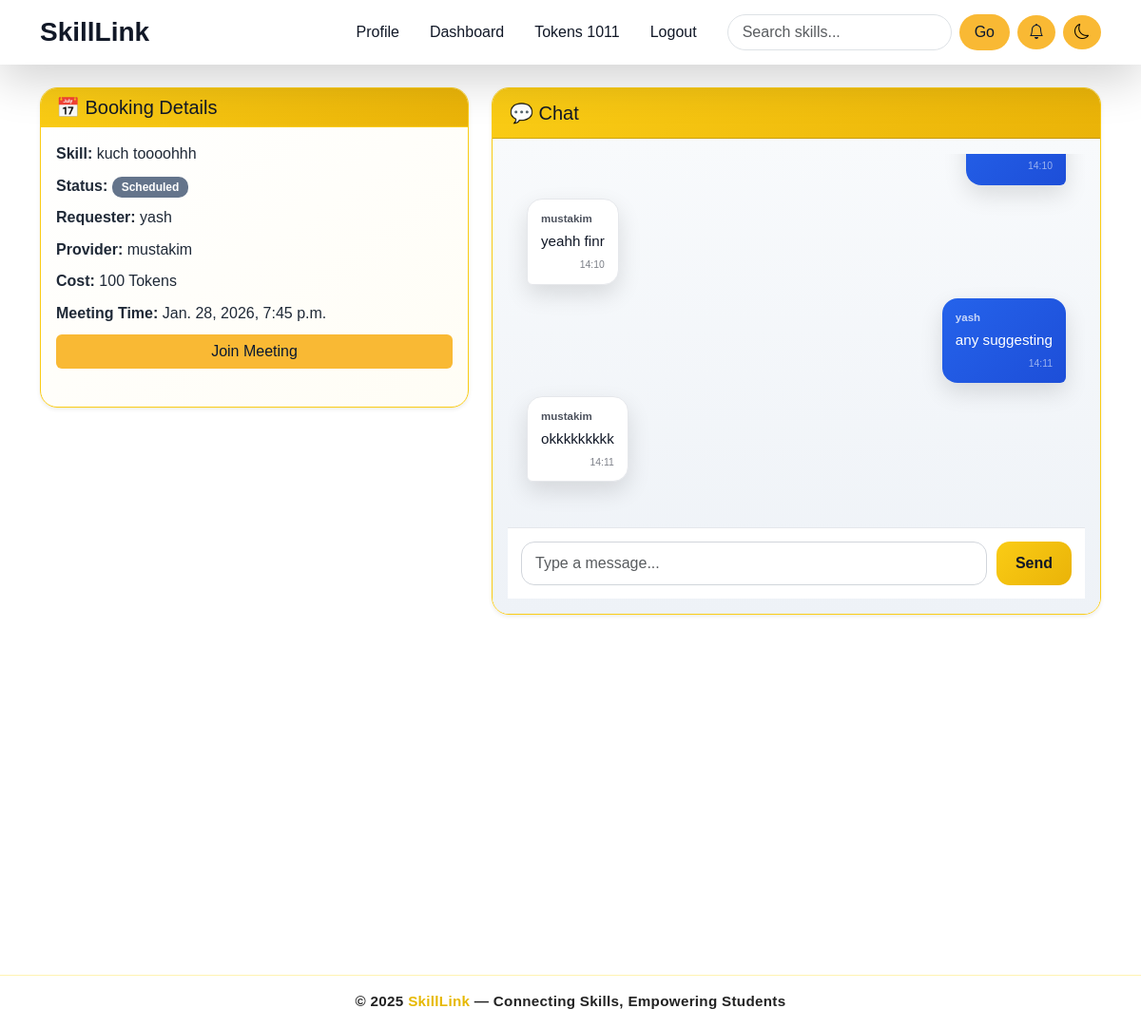
The page /meetings/booking/8/ (signed in) on the database its author committed.
### accounts/models.py (models this page shows, shortened)
class Profile(models.Model):
    user = models.OneToOneField(User, on_delete=models.CASCADE)
    bio = models.CharField(max_length=100 ,blank=True, null=True)
    profile_pic = CloudinaryField(
    'image',
    folder='profile_skills',
    blank=True,
    null=True,
    default="https://res.cloudinary.com/dctwxqpeo/image/upload/v1757868228/default_ehmhxs.png"
)
    location = models.CharField(max_length=100, blank=True, null=True)
    languages_spoken = models.CharField(max_length=200, blank=True, null=True)
    tokens_balance = models.PositiveIntegerField(default=0)
    rating = models.FloatField(default=0.0)
    joined_on = models.DateTimeField(default=timezone.now)
    @property
    def token_balance(self):
        totals = Transaction.objects.filter(user=self).values("transaction_type").annotate(total=models.Sum("amount"))
        earned = next((t["total"] for t in totals if t["transaction_type"] == "earned"), 0)
        spent = next((t["total"] for t in totals if t["transaction_type"] == "spent"), 0)
        purchased = next((t["total"] for t in totals if t["transaction_type"] == "purchased"), 0)
        return (purchased + earned) - spent

### mettings/models.py (models this page shows, shortened)
class Booking(models.Model):
    requester = models.ForeignKey(Profile, related_name='bookings_made', on_delete=models.CASCADE)
    provider = models.ForeignKey(Profile, related_name='bookings_received', on_delete=models.CASCADE)
    skill = models.ForeignKey(Skill, on_delete=models.CASCADE)
    status = models.CharField(max_length=10, choices=[
        ('pending','Pending'),
        ('accepted','Accepted'),
        ('rejected','Rejected'),
        ('scheduled','Scheduled'),
        ('cancelled','Cancelled'),
        ('completed','Completed')],
        default='pending'
    )
    tokens_spent = models.PositiveIntegerField(default=0)
    tokens_deducted = models.BooleanField(default=False)
    tokens_scheduled_given = models.BooleanField(default=False)
    tokens_completed_given = models.BooleanField(default=False)
    proposed_time = models.DateTimeField(null=True, blank=True)
    meeting_link = models.URLField(null=True, blank=True)
    host_link = models.URLField(null=True, blank=True)
    requested_at = models.DateTimeField(auto_now_add=True)
    updated_at = models.DateTimeField(auto_now=True)
    meeting_started = models.BooleanField(default=False)
    meeting_started_at = models.DateTimeField(null=True, blank=True)

class Message(models.Model):
    booking = models.ForeignKey(Booking, related_name='messages', on_delete=models.CASCADE)
    sender = models.ForeignKey(Profile, on_delete=models.CASCADE)
    content = models.TextField()
    timestamp = models.DateTimeField(auto_now_add=True)
    is_read = models.BooleanField(default=False)

### skills/models.py (models this page shows, shortened)
class Skill(models.Model):
    name = models.CharField(max_length=100)
    category = models.CharField(max_length=50, blank=True, null=True)
    skill_icon =CloudinaryField(
    'image',
    folder='skills',
    blank=True,
    null=True,
    default="https://res.cloudinary.com/dctwxqpeo/image/upload/v1762118822/Skills-To-Learn_v7lkgs.png"
)

### mettings/views.py (the view)
# urls.py: path('booking/<int:booking_id>/', booking_details, name='booking_details'),
@login_required
def booking_details(request, booking_id):
    booking = get_object_or_404(Booking, id=booking_id)
    if request.user.profile not in [booking.requester, booking.provider]:
        messages.error(request, "You are not allowed to view this booking.")
        return redirect('booking_list')
    history = BookingHistory.objects.filter(booking=booking).order_by('proposed_time')
    chat_messages = Message.objects.filter(booking=booking).order_by('timestamp')
    return render(request, 'booking_details.html', {
        'booking': booking,
        'history': history,
        'chat_messages': chat_messages,
    })

### mettings/templates/booking_details.html (shortened to what this page needs)
{% extends 'base.html' %}
{% block content %}
<div class="container mt-4">
    <div class="row">
        <div class="col-md-5">
            <div class="card booking-details-card shadow-sm mb-4">
                <div class="card-header booking-header">
                    <h5 class="mb-0">📅 Booking Details</h5>
                </div>
                <div class="card-body">
                    <p><strong>Skill:</strong> {{ booking.skill.name }}</p>
                    <p>
                        <strong>Status:</strong>
                        <span class="badge status-badge
          {% if booking.status == 'completed' %}completed
          {% elif booking.status == 'pending' %}pending
          {% else %}other{% endif %}">
                            {{ booking.status|title }}
                        </span>
                    </p>
                    <p><strong>Requester:</strong> {{ booking.requester.user.username }}</p>
                    <p><strong>Provider:</strong> {{ booking.provider.user.username }}</p>
                    <p><strong>Cost:</strong> {{ booking.tokens_spent }} Tokens</p>
                    {% if booking.status == 'scheduled' or booking.status == 'completed' %}
                    <p><strong>Meeting Time:</strong> {{ booking.proposed_time }}</p>
                    {% if booking.meeting_link %}
                    <a href="{{ booking.meeting_link }}" target="_blank" class="btn btn-warning  w-100 mb-2">
                        Join Meeting
                    </a>
                    {% endif %}
                    {% endif %}
                </div>
            </div>
        </div>
        <div class="col-md-7">
            <div class="card chat-card shadow-sm h-100">
                <div class="card-header chat-header d-flex justify-content-between align-items-center">
                    <h5 class="mb-0">💬 Chat</h5>
                </div>
                <div class="card-body d-flex flex-column chat-body">
                    <div id="chat-messages" class="chat-messages flex-grow-1">
                        {% for msg in chat_messages %}
                        <div class="message-row {% if msg.sender.user == user %}sent{% else %}received{% endif %}">
                            <div class="message-bubble">
                                <div class="message-user">
                                    {{ msg.sender.user.username }}
                                </div>
                                <div class="message-text">
                                    {{ msg.content }}
                                </div>
                                <div class="message-time">
                                    {{ msg.timestamp|date:"H:i" }}
                                </div>
                            </div>
                        </div>
                        {% endfor %}
                    </div>
                    <div class="chat-input mt-3">
                        <input type="text" id="chat-input" class="form-control" placeholder="Type a message..." />
                        <button id="chat-send" class="btn btn-warning btn-send">Send</button>
                    </div>
                </div>
            </div>
        </div>
    </div>
</div>
{% endblock %}

### templates/base.html (shortened to what this page needs)
{% load tz %}
<!DOCTYPE html>
<html lang="en">
<head>
  <link href="https://cdn.jsdelivr.net/npm/bootstrap@5.3.3/dist/css/bootstrap.min.css" rel="stylesheet" />
  <link rel="stylesheet" href="https://cdnjs.cloudflare.com/ajax/libs/animate.css/4.1.1/animate.min.css" />
  <link href="https://cdn.jsdelivr.net/npm/bootstrap-icons@1.10.5/font/bootstrap-icons.css" rel="stylesheet" />
  <link href="https://cdn.jsdelivr.net/npm/bootstrap-icons@1.10.5/font/bootstrap-icons.css" rel="stylesheet" />
</head>
<body>
  <nav class="navbar navbar-expand-lg navbar-light bg-white shadow-lg sticky-top" id="mainNavbar">
    <div class="container">
      <a class="navbar-brand fw-bold fs-3 text-warning" href="{% url 'index' %}">SkillLink</a>
      <div class="d-flex align-items-center order-lg-3 gap-2">
        <div class="dropdown">
          <button class="btn btn-warning rounded-circle position-relative" type="button" id="notificationBell"
            data-bs-toggle="dropdown" aria-expanded="false">
            <i class="bi bi-bell"></i>
          </button>
        </div>
        <button id="dark-mode-toggle" class="btn btn-warning btn-outline-warning rounded-circle">
          <i class="bi bi-moon"></i>
        </button>
      </div>
      <div class="collapse navbar-collapse order-lg-2" id="navbarNav">
        <ul class="navbar-nav ms-auto align-items-center">
          {% if user.is_authenticated %}
          <li class="nav-item mx-2">
            <a class="nav-link position-relative" href="{% url 'profile' %}">Profile</a>
          </li>
          <li class="nav-item mx-2">
            <a class="nav-link position-relative" href="{% url 'dashboard' %}">Dashboard</a>
          </li>
          <li class="nav-item mx-2">
            <a class="nav-link position-relative" href="{% url 'token_balance' %}">
              Tokens {{ user.profile.token_balance }}
            </a>
          </li>
          <li class="nav-item mx-2">
            <a class="nav-link" href="{% url 'logout' %}">Logout</a>
          </li>
          {% endif %}
        </ul>
        <form class="d-flex ms-lg-3 me-lg-2 mt-3 mt-lg-0" method="GET" action="{% url 'skill_list' %}">
          <input class="form-control me-2 rounded-pill search-input" type="search" placeholder="Search skills..."
            aria-label="Search" name="q" />
          <button class="btn btn-warning rounded-pill px-3" type="submit">
            Go
          </button>
        </form>
      </div>
    </div>
  </nav>
  <main>{% block content %}{% endblock %}</main>
  <footer class="footer mt-auto py-3 text-center">
    <div class="container">
      <p class="mb-0 fw-semibold">
        © {{ current_year|default:2025 }}
        <span class="brand">SkillLink</span> — Connecting Skills, Empowering
        Students
      </p>
    </div>
  </footer>
</body>
</html>

### templates/base.html (style rules this page uses)
:root { --primary-color: #f9b934; --primary-dark: #c68a14; --secondary-color: #0a1931; --accent-color: #1e3a8a; --background-color: #f8fafc; --text-color: #111827; --muted-text: #6b7280; --light-bg: #e2e8f0; }
body { background-color: var(--background-color); color: var(--text-color); font-family: "Poppins", sans-serif; transition: all 0.3s ease; padding-bottom: 70px; }
.btn-warning { background-color: var(--primary-color); border: none; color: var(--secondary-color); transition: 0.3s; }
a { color: var(--accent-color); text-decoration: none; transition: 0.2s; }
#dark-mode-toggle { color: black; background: #f9b934; }
:root { --primary-color: #f9b934; --primary-dark: #c68a14; --background-color: #ffffff; --text-color: #111827; --navbar-bg: #ffffff; --nav-text: #111827; --follower-color: rgba(249, 185, 52, 0.3); }
body { background-color: var(--background-color); color: var(--text-color); transition: background-color 0.3s ease, color 0.3s ease; overflow-x: hidden; }
.navbar { background-color: var(--navbar-bg) !important; transition: background-color 0.3s ease; }
.navbar .nav-link, .navbar .navbar-brand { color: var(--nav-text) !important; transition: color 0.3s ease; }
.nav-link { position: relative; font-weight: 500; color: #000000ff !important; transition: color 0.3s ease; }
.search-input { border-radius: 50px; padding-left: 15px; transition: all 0.3s ease; }
.footer { background: rgba(255, 255, 255, 0.85); backdrop-filter: blur(10px); border-top: 1px solid rgba(255, 215, 0, 0.3); position: fixed; bottom: 0; left: 0; width: 100%; color: #222; font-family: "Poppins", sans-serif; z-index: 1000; transition: all 0.4s ease; }
.footer p { margin: 0; font-size: 0.95rem; letter-spacing: 0.3px; }
.footer .brand { color: #e6b800; font-weight: 700; transition: color 0.3s ease; }

### mettings/templates/booking_details.html (style rules this page uses)
.booking-details-card { border-radius: 18px; overflow: hidden; background: linear-gradient(145deg, #ffffff, #fffdf5); border: 1px solid #facc15; box-shadow: 0 16px 40px rgba(0, 0, 0, 0.12); }
.booking-header { background: linear-gradient(135deg, #facc15, #eab308); color: #111827; font-weight: 700; border-bottom: 1px solid #facc15; }
.booking-details-card p { color: #1f2937; margin-bottom: 0.6rem; }
.status-badge { padding: 5px 10px; border-radius: 10px; font-weight: 700; }
.status-badge.other { background: #64748b; color: #ffffff; }
.booking-details-card, .booking-header, .status-badge, .booking-details-card .btn { transition: all 0.25s ease-in-out; }
.chat-card { border-radius: 18px; overflow: hidden; background: linear-gradient(145deg, #ffffff, #fffdf5); border: 1px solid #facc15; box-shadow: 0 16px 40px rgba(0, 0, 0, 0.12); }
.chat-header { padding: 14px 18px; background: linear-gradient(135deg, #facc15, #eab308); color: #111827; font-weight: 800; display: flex; align-items: center; gap: 10px; }
.chat-body { height: 500px; background: linear-gradient(180deg, #f8fafc, #eef2f7); display: flex; flex-direction: column; }
.chat-messages { flex: 1; overflow-y: auto; padding: 18px 20px; }
.message-row { display: flex; margin-bottom: 14px; }
.message-row.sent { justify-content: flex-end; }
.message-row.received { justify-content: flex-start; }
.message-bubble { max-width: 72%; padding: 12px 14px; border-radius: 16px; box-shadow: 0 10px 25px rgba(0, 0, 0, 0.12); animation: fadeInUp 0.25s ease; }
.message-row.sent .message-bubble { background: linear-gradient(135deg, #2563eb, #1d4ed8); color: #ffffff; border-bottom-right-radius: 6px; }
.message-row.received .message-bubble { background: #ffffff; color: #111827; border: 1px solid #e5e7eb; border-bottom-left-radius: 6px; }
.message-user { font-size: 0.72rem; font-weight: 700; opacity: 0.75; margin-bottom: 4px; }
.message-text { font-size: 0.95rem; line-height: 1.45; }
.message-time { font-size: 0.65rem; text-align: right; margin-top: 6px; opacity: 0.55; }
.chat-input { display: flex; gap: 10px; padding: 14px; border-top: 1px solid #e5e7eb; background: #ffffff; }
.chat-input input { flex: 1; border-radius: 14px; padding: 10px 14px; border: 1px solid #d1d5db; }
.btn-send { background: linear-gradient(135deg, #facc15, #eab308); color: #111827; font-weight: 700; border-radius: 14px; padding: 0 20px; border: none; }

### rows shown on the page
Booking: skill.name "kuch toooohhh", status "Scheduled", requester.user.username "yash", provider.user.username "mustakim", tokens_spent "100", proposed_time "Jan. 28, 2026, 7:45 p.m."
Message: timestamp "14:10"
Message: sender.user.username "mustakim", content "yeahh finr", timestamp "14:10"
Message: sender.user.username "yash", content "any suggesting", timestamp "14:11"
Message: sender.user.username "mustakim", content "okkkkkkkkk", timestamp "14:11"

### other values the page prints
{{ user.profile.token_balance }} "1011"
{{ current_year|default:2025 }} "2025"
